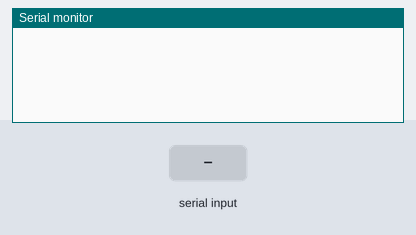
The sketch below on a simulated Arduino Uno, built with avr-gcc and run on an emulated ATmega328P. Shown: the last lines printed to the serial monitor. The test bench sets the inputs (shaded band).

Above: at 1.2 s.
1.3 s: "1" received over the second serial link
At 2.3 s:
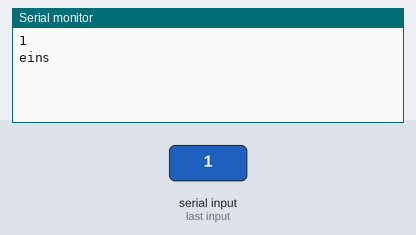
2.8 s: "0" received over the second serial link
At 3.4 s:
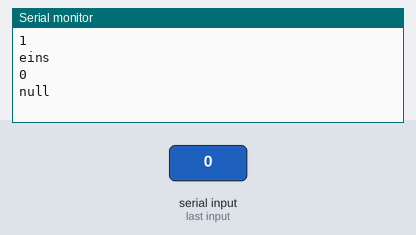
4.3 s: "b" received over the second serial link
At 5.1 s:
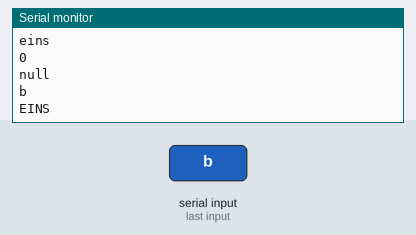

Measured:
- after the input at 1.3 s, the serial monitor: prints a new line at once (image 1)
- after the input at 2.8 s, the serial monitor: prints a new line at once (image 2)
- after the input at 4.3 s, the serial monitor: prints a new line at once (image 3)

The sketch:

ArduinoBluetoothSetup.ino
```cpp
#include <SoftwareSerial.h>

int bluetoothTx = 2;  // TX-O pin of bluetooth mate, Arduino D2
int bluetoothRx = 3;  // RX-I pin of bluetooth mate, Arduino D3


int dataFromBt;

boolean binary = false;

SoftwareSerial bluetooth(bluetoothTx, bluetoothRx);

void setup()
{
  Serial.begin(9600);
  bluetooth.begin(9600);

}

void loop()
{

  if (bluetooth.available()) // Bluetooth input
  {
    // Send any characters the bluetooth prints to the serial monitor
    dataFromBt = bluetooth.read();
    Serial.println((char)dataFromBt);

    if (dataFromBt == '1') {
      Serial.println("eins");
      bluetooth.print("1");
    }
    if (dataFromBt == '0') {
      Serial.println("null");
      bluetooth.print("0");
    }
    if (dataFromBt == 'b') {
      binary = true;
    } else {
      binary = false;
    }

  }

  if (Serial.available()) // Serial input
  {
    bluetooth.print((char)Serial.read());
  }


  if (binary) {

    bluetooth.print("1");
    Serial.println("EINS");
    delay(1000);

    bluetooth.print("0");
    Serial.println("NULL");
    delay(1000);
  }

}
```
